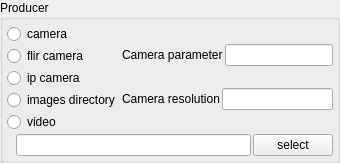
         <widget class="QGroupBox" name="groupBox_producer">
          <property name="title">
           <string>Producer</string>
          </property>
          <layout class="QGridLayout" name="gridLayout_3">
           <property name="leftMargin">
            <number>4</number>
           </property>
           <property name="topMargin">
            <number>4</number>
           </property>
           <property name="rightMargin">
            <number>4</number>
           </property>
           <property name="bottomMargin">
            <number>4</number>
           </property>
           <property name="spacing">
            <number>2</number>
           </property>
           <item row="4" column="0">
            <widget class="QRadioButton" name="radioButton_image_dir">
             <property name="toolTip">
              <string>&lt;html&gt;&lt;head/&gt;&lt;body&gt;&lt;p&gt;Process a directory of images. Use `examples/media/` for our default example folder with 20 images. Read all standard formats (jpg, png, bmp, etc.).&lt;/p&gt;&lt;/body&gt;&lt;/html&gt;</string>
             </property>
             <property name="text">
              <string>images directory</string>
             </property>
            </widget>
           </item>
           <item row="1" column="0">
            <widget class="QRadioButton" name="radioButton_camera">
             <property name="toolTip">
              <string>&lt;html&gt;&lt;head/&gt;&lt;body&gt;&lt;p&gt;The camera index for cv::VideoCapture. Integer in the range [0, 9]. Select a negative number (by default), to auto-detect and open the first available camera.&lt;/p&gt;&lt;/body&gt;&lt;/html&gt;</string>
             </property>
             <property name="text">
              <string>camera</string>
             </property>
            </widget>
           </item>
           <item row="2" column="0">
            <widget class="QRadioButton" name="radioButton_flir_camera">
             <property name="toolTip">
              <string>&lt;html&gt;&lt;head/&gt;&lt;body&gt;&lt;p&gt;Whether to use FLIR (Point-Grey) stereo camera.&lt;/p&gt;&lt;/body&gt;&lt;/html&gt;</string>
             </property>
             <property name="text">
              <string>flir camera</string>
             </property>
            </widget>
           </item>
           <item row="5" column="0">
            <widget class="QRadioButton" name="radioButton_video">
             <property name="toolTip">
              <string>&lt;html&gt;&lt;head/&gt;&lt;body&gt;&lt;p&gt;Use a video file instead of the camera. Use `examples/media/video.avi` for our default example video.&lt;/p&gt;&lt;/body&gt;&lt;/html&gt;</string>
             </property>
             <property name="text">
              <string>video</string>
             </property>
            </widget>
           </item>
           <item row="7" column="0" colspan="2">
            <layout class="QHBoxLayout" name="horizontalLayout_dir">
             <property name="spacing">
              <number>2</number>
             </property>
             <item>
              <widget class="QLabel" name="label_dir">
               <property name="text">
                <string/>
               </property>
              </widget>
             </item>
             <item>
              <widget class="QLineEdit" name="lineEdit_dir"/>
             </item>
             <item>
              <widget class="QPushButton" name="pushButton_open_dir">
               <property name="minimumSize">
                <size>
                 <width>0</width>
                 <height>0</height>
                </size>
               </property>
               <property name="text">
                <string>select</string>
               </property>
              </widget>
             </item>
            </layout>
           </item>
           <item row="3" column="0">
            <widget class="QRadioButton" name="radioButton_ip_camera">
             <property name="toolTip">
              <string>&lt;html&gt;&lt;head/&gt;&lt;body&gt;&lt;p&gt;String with the IP camera URL. It supports protocols like RTSP and HTTP.&lt;/p&gt;&lt;/body&gt;&lt;/html&gt;</string>
             </property>
             <property name="text">
              <string>ip camera</string>
             </property>
            </widget>
           </item>
           <item row="1" column="1" rowspan="5">
            <layout class="QVBoxLayout" name="verticalLayout">
             <item>
              <layout class="QHBoxLayout" name="horizontalLayout_camera_parameter_path">
               <item>
                <widget class="QLabel" name="label_camera_parameter_path">
                 <property name="toolTip">
                  <string>&lt;html&gt;&lt;head/&gt;&lt;body&gt;&lt;p&gt;String with the folder where the camera parameters are located. If there is only 1 XML file (for single video, webcam, or images from the same camera), you must specify the whole XML file path (ending in .xml).&lt;/p&gt;&lt;/body&gt;&lt;/html&gt;</string>
                 </property>
                 <property name="text">
                  <string>Camera parameter</string>
                 </property>
                </widget>
               </item>
               <item>
                <widget class="QLineEdit" name="lineEdit_camera_parameter_path"/>
               </item>
              </layout>
             </item>
             <item>
              <layout class="QHBoxLayout" name="horizontalLayout_camera_resolution">
               <property name="spacing">
                <number>2</number>
               </property>
               <item>
                <widget class="QLabel" name="label_camera_resolution">
                 <property name="toolTip">
                  <string>&lt;html&gt;&lt;head/&gt;&lt;body&gt;&lt;p&gt;Set the camera resolution (either `--camera` or `--flir_camera`). `-1x-1` will use the default 1280x720 for `--camera`, or the maximum flir camera resolution available for `--flir_camera`&lt;/p&gt;&lt;/body&gt;&lt;/html&gt;</string>
                 </property>
                 <property name="text">
                  <string>Camera resolution</string>
                 </property>
                </widget>
               </item>
               <item>
                <widget class="QLineEdit" name="lineEdit_camera_resolution">
                 <property name="inputMask">
                  <string/>
                 </property>
                </widget>
               </item>
              </layout>
             </item>
            </layout>
           </item>
          </layout>
         </widget>
